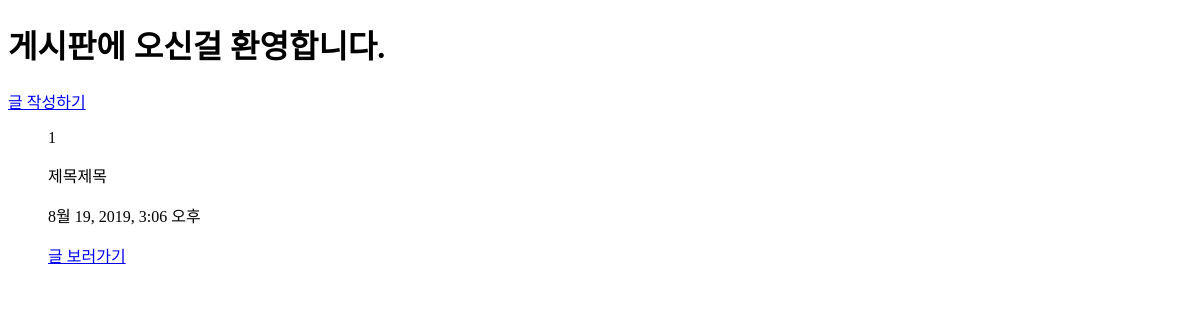
/articles/, run on an earlier commit of the app's database.
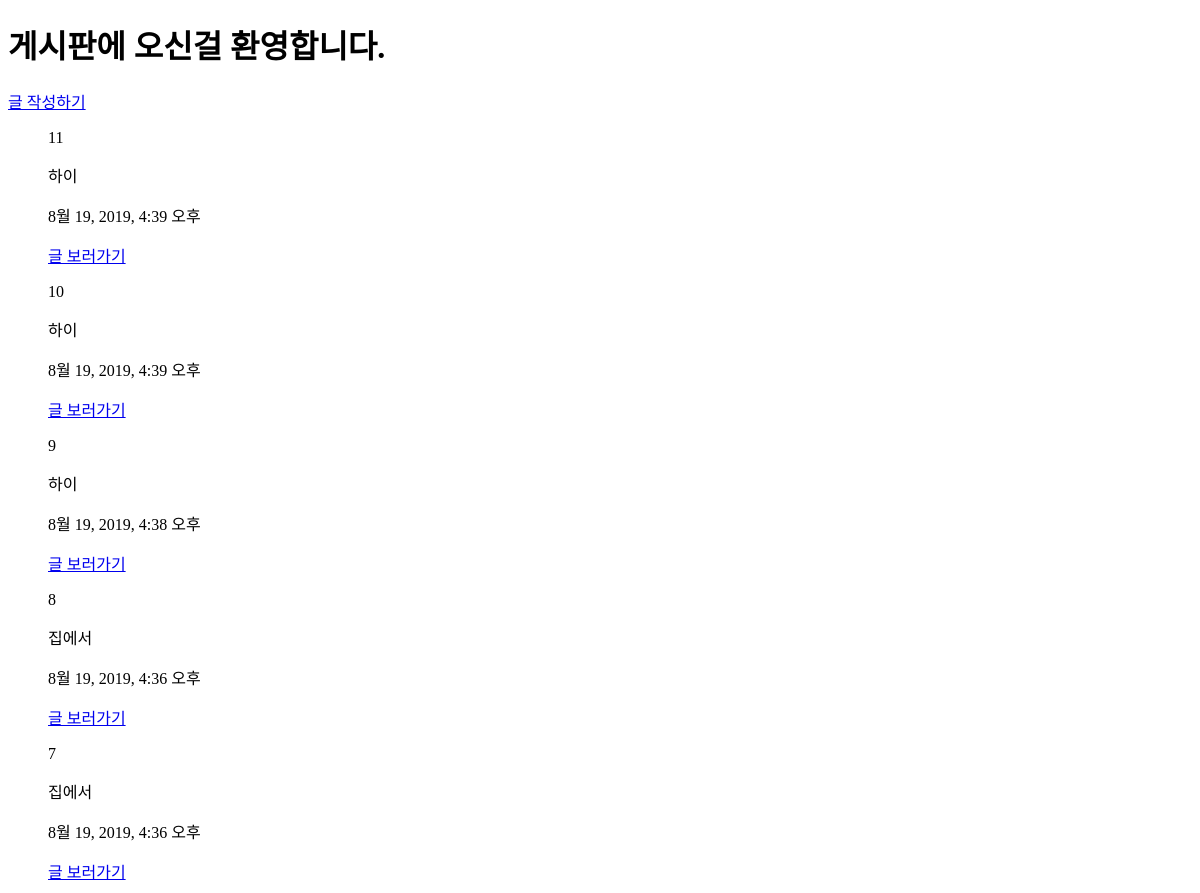
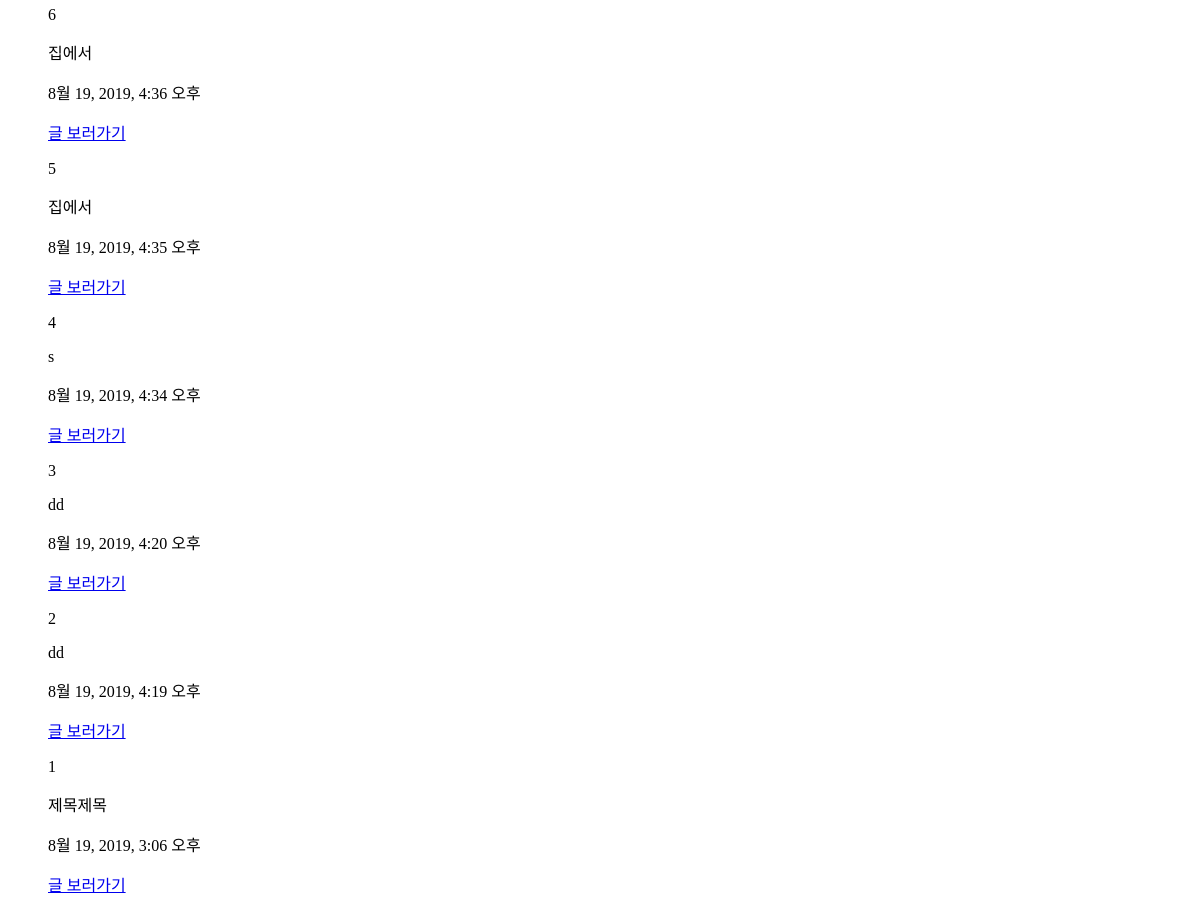
And on a later commit of the database (2 pictures, top to bottom).
### articles/models.py (models this page shows, shortened)
class Article(models.Model):
    title = models.CharField(max_length=10)
    content = models.TextField()
    created_at = models.DateTimeField(auto_now_add=True)
    updated_at = models.DateTimeField(auto_now=True)

### articles/views.py (the view)
# urls.py: path('', views.index),
def index(request):
    articles = Article.objects.order_by('-id') # 최신글 위로 오도록
    context = {
        'articles': articles
    }
    return render(request, 'articles/index.html', context)

### articles/templates/articles/index.html
{% extends 'articles/base.html' %}
{% block body %}
  <h1>게시판에 오신걸 환영합니다.</h1>
  <a href="new/">글 작성하기</a>
  <ul>
  {% for article in articles %}
    <p>{{ article.id}}</p>
    <p>{{ article.title }}</p>
    <p>{{ article.created_at }}</p>
    <a href="/articles/{{ article.pk }}">글 보러가기</a>
  {% endfor %}
  </ul>
{% endblock %}

What changed in the data, as far as the page shows it:
added Article: id "11", title "하이", created_at "8월 19, 2019, 4:39 오후"
added Article: id "10", title "하이", created_at "8월 19, 2019, 4:39 오후"
added Article: id "9", title "하이", created_at "8월 19, 2019, 4:38 오후"
added Article: id "8", title "집에서", created_at "8월 19, 2019, 4:36 오후"
added Article: id "7", title "집에서", created_at "8월 19, 2019, 4:36 오후"
added Article: id "6", title "집에서", created_at "8월 19, 2019, 4:36 오후"
added Article: id "5", title "집에서", created_at "8월 19, 2019, 4:35 오후"
added Article: id "4", title "s", created_at "8월 19, 2019, 4:34 오후"
added Article: id "3", title "dd", created_at "8월 19, 2019, 4:20 오후"
added Article: id "2", title "dd", created_at "8월 19, 2019, 4:19 오후"
